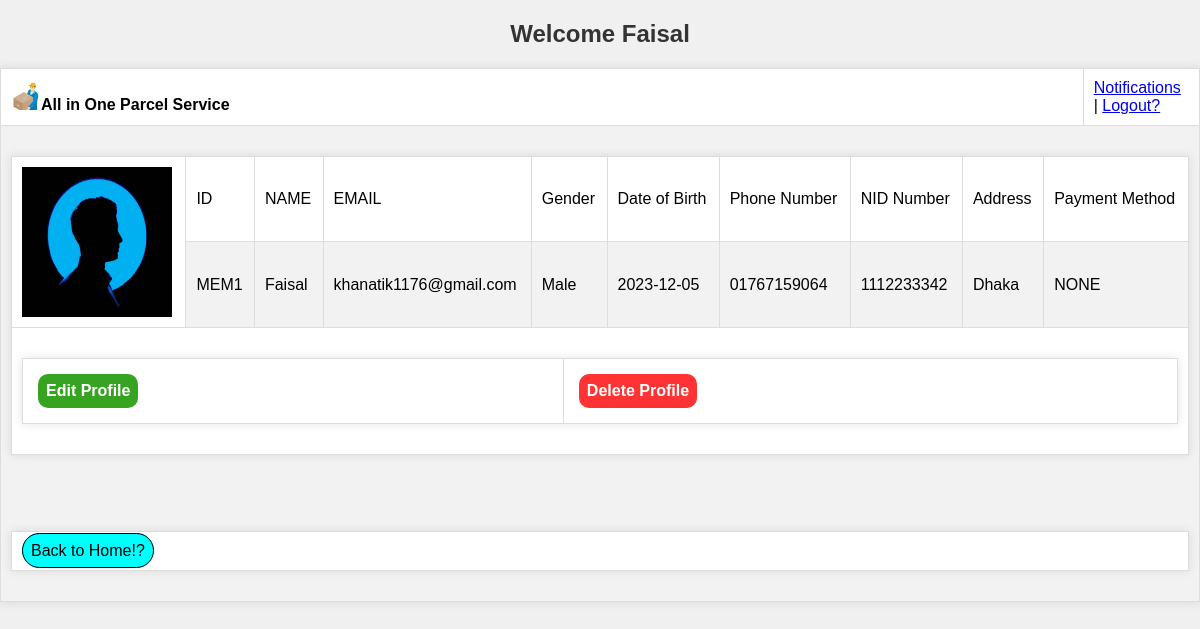
The page /view/viewprofile.php (signed in) on the database its author committed.
### tables this page shows
CREATE TABLE `usermanagement` (
  `UserID` varchar(30) NOT NULL,
  `UserName` varchar(30) NOT NULL,
  `UserEmail` varchar(30) NOT NULL,
  `UserGender` varchar(30) NOT NULL,
  `UserDateofBirth` varchar(30) NOT NULL,
  `UserPhoneNumber` varchar(30) NOT NULL,
  `UserNIDNumber` varchar(30) NOT NULL,
  `UserAddress` varchar(30) NOT NULL,
  `UserPassword` varchar(30) NOT NULL,
  `paymentMethod` varchar(30) NOT NULL,
  `Role` varchar(30) NOT NULL
);

### model/UserModel.php (called while the page is built, shortened)
<?php
    function getSpeceficUser($id)
    {
        $con = getConnection();
        $sql = "select * from usermanagement where UserID = '{$id}'";
        $result = mysqli_query($con, $sql);
        $users = [];
        while ($row = mysqli_fetch_array($result)) {
            array_push($users, $row);
        }
        return $users;
    }
?>

### view/viewprofile.php (the view, shortened to what this page needs)
<?php
require_once('../model/UserModel.php');
$users = getSpeceficUser($_SESSION['UserID']);
?>
<!DOCTYPE html>
<html lang="en">
<head>
    <link rel="stylesheet" href="../asset/css/MemberProfileStyle.css">
</head>
<body>
    <h2 align="center">Welcome
        <?php echo $_SESSION['Username'] ?>
    </h2>
    <table border="1" cellspacing="0" width="100%" cellpadding="10" height="400px">
        <tr>
            <td><img src="../asset/clogo.png" alt="" height="30px"><b>All in One Parcel Service</td>
            <td align="right" colspan="2">
                <a href="memberNotification.php">Notifications</a> |
                <a href="../controller/logoutChecker.php">Logout?</a>
            </td>
        </tr>
        <tr>
            <td width="1250px" colspan="2">
                <table border="1" cellspacing="0" align="center" width="1200px" cellpadding="10">
                    <td rowspan="2">
                        <img src="../asset/img/profile.png" height="150px" width="150px" align="center">
                    </td>
                    <td align="center">ID</td>
                    <td align="center">NAME</td>
                    <td align="center">EMAIL</td>
                    <td align="center">Gender</td>
                    <td align="center">Date of Birth</td>
                    <td align="center">Phone Number</td>
                    <td align="center">NID Number</td>
                    <td align="center">Address</td>
                    <td align="center">Payment Method</td>
                    <?php for ($i = 0; $i < count($users); $i++) { ?>
                        <tr>
                            <td align="center">
                                <?= $users[$i]['UserID'] ?>
                            </td>
                            <td align="center">
                                <?= $users[$i]['UserName'] ?>
                            </td>
                            <td align="center">
                                <?= $users[$i]['UserEmail'] ?>
                            </td>
                            <td align="center">
                                <?= $users[$i]['UserGender'] ?>
                            </td>
                            <td align="center">
                                <?= $users[$i]['UserDateofBirth'] ?>
                            </td>
                            <td align="center">
                                <?= $users[$i]['UserPhoneNumber'] ?>
                            </td>
                            <td align="center">
                                <?= $users[$i]['UserNIDNumber'] ?>
                            </td>
                            <td align="center">
                                <?= $users[$i]['UserAddress'] ?>
                            </td>
                            <td align="center">
                                <?= $users[$i]['paymentMethod'] ?>
                            </td>
                        </tr>
                    <?php } ?>
            </td>
        </tr>
        <tr>
            <td colspan="10" align="center">
                <table border="0" cellpadding="8" cellspacing="0">
                    <td>
                        <a href="editMember.php" class="editp">
                            Edit Profile</a>
                    </td>
                    <td>
                        <a href="deleteMember.php" class="deletep">
                            Delete Profile</a>
                    </td>
                </table>
            </td>
        </tr>
    </table>
    <br><br>
    <table align="center" border="0" cellspacing="0" cellpadding="5">
        <tr>
            <td align="center">
                <a href="Memberdashboard.php" style="text-decoration: none;
                    border: 1px solid black; padding:8px; border-radius:20px;
                    background-color: aqua; color: black;">Back to Home!?</a>
            </td>
        </tr>
    </table>
</body>
</html>

### asset/css/MemberProfileStyle.css (style rules this page uses)
body { font-family: Arial, sans-serif; background-color: #f0f0f0; margin: 0; padding: 0; }
h2 { text-align: center; color: #333; }
table { border-collapse: collapse; width: 100%; margin: 20px 0; background-color: #fff; box-shadow: 0 0 10px rgba(0, 0, 0, 0.1); }
table, th, td { border: 1px solid #ddd; }
th, td { padding: 10px; text-align: left; }
tr:nth-child(even) { background-color: #f2f2f2; }
.editp, .deletep { display: inline-block; margin: 5px; padding: 8px; border-radius: 10px; text-decoration: none; font-weight: bold; align-items: center; }
.editp { background-color: #36a420; color: #fff; }
.deletep { background-color: #ff3333; color: #fff; }

### rows shown on the page
usermanagement: UserID "MEM1", UserName "Faisal", UserEmail "khanatik1176@gmail.com", UserGender "Male", UserDateofBirth "2023-12-05", UserPhoneNumber "01767159064", UserNIDNumber "1112233342", UserAddress "Dhaka", paymentMethod "NONE"

### other values the page prints
$_SESSION['Username'] "Faisal"
